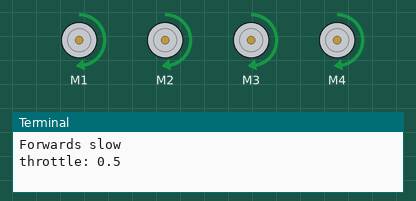
The program below on a simulated Raspberry Pi (BCM pin numbers). Shown: 4 × DC motor (green arrow = forward, orange = backward, longer = faster), the last lines printed to the terminal. At 3.0 s the program stops and its outputs stay as they are.

Above: at 0.1 s.
At 1.1 s:
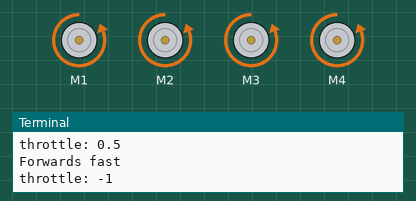
At 2.1 s:
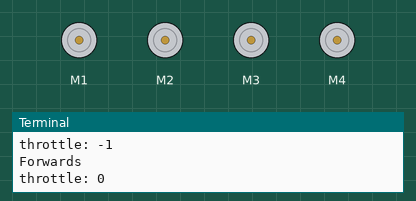
Timing chart, 0 to 3.6 s (numbered marks = the images above):
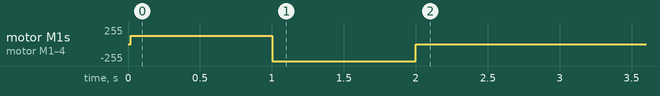

Measured:
- by itself, motor M1–4: stopped → forward 127/255 at 0.02 s, → backward 255/255 0.98 s later, → stopped 1.0 s later

The program:

dcmotor.py
```python
# This example uses an Adafruit Stepper and DC Motor FeatherWing to run a DC Motor.
#   https://www.adafruit.com/product/2927

import time

from board import SCL, SDA
import busio

# Import the PCA9685 module. Available in the bundle and here:
#   https://github.com/adafruit/Adafruit_CircuitPython_PCA9685
from adafruit_pca9685 import PCA9685

from adafruit_motor import motor

i2c = busio.I2C(SCL, SDA)

# Create a simple PCA9685 class instance for the Motor FeatherWing's default address.
pca = PCA9685(i2c, address=0x40)
pca.frequency = 100

# Motor 1 is channels 9 and 10 with 8 held high.
# Motor 2 is channels 11 and 12 with 13 held high.
# Motor 3 is channels 3 and 4 with 2 held high.
# Motor 4 is channels 5 and 6 with 7 held high.

# DC Motors generate electrical noise when running that can reset the microcontroller in extreme
# cases. A capacitor can be used to help prevent this. The demo uses motor 4 because it worked ok
# in testing without a capacitor.
# See here for more info: https://learn.adafruit.com/adafruit-motor-shield-v2-for-arduino/faq#faq-13
#pca.channels[7].duty_cycle = 0xffff
motor_rl = motor.DCMotor(pca.channels[10], pca.channels[9])
motor_rr = motor.DCMotor(pca.channels[7], pca.channels[8])
motor_hl = motor.DCMotor(pca.channels[2], pca.channels[1])
motor_hr = motor.DCMotor(pca.channels[3], pca.channels[4])

print("Forwards slow")
motor_rr.throttle = 0.5
motor_hr.throttle = 0.5

motor_rl.throttle = 0.5
motor_hl.throttle = 0.5

print("throttle:", motor_rr.throttle)
time.sleep(1)

print("Forwards fast")
motor_rr.throttle = -1
motor_hr.throttle = -1

motor_rl.throttle = -1
motor_hl.throttle = -1

print("throttle:", motor_rr.throttle)
time.sleep(1)

print("Forwards")
motor_rr.throttle = 0
motor_rl.throttle = 0

motor_hl.throttle = 0
motor_hr.throttle = 0
print("throttle:", motor_rr.throttle)
time.sleep(1)

pca.deinit()
```
